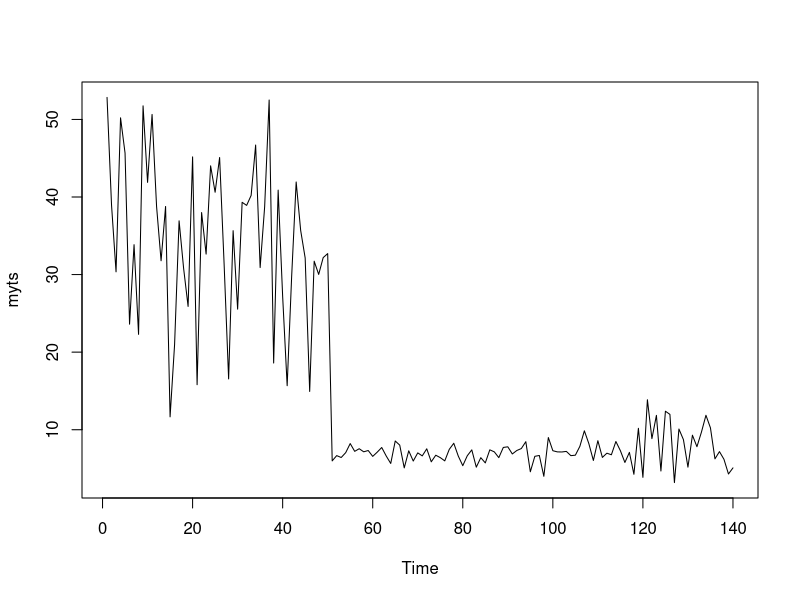
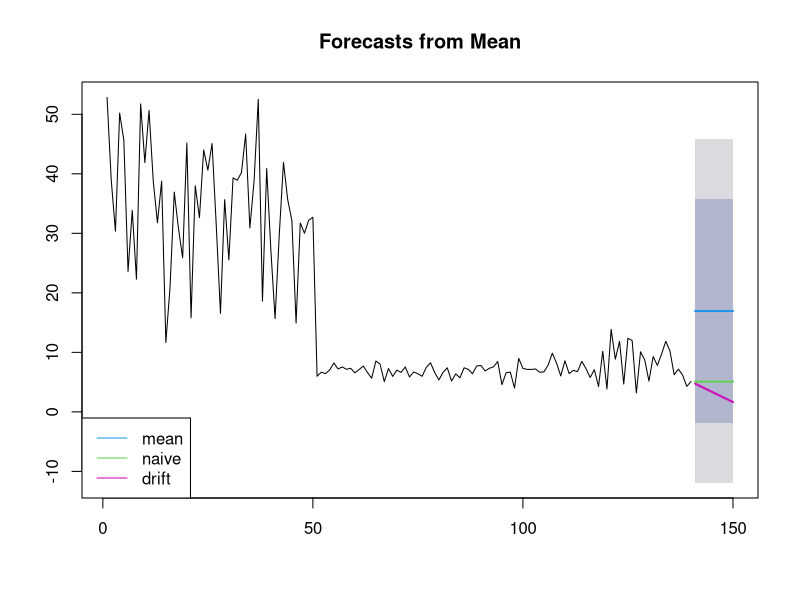
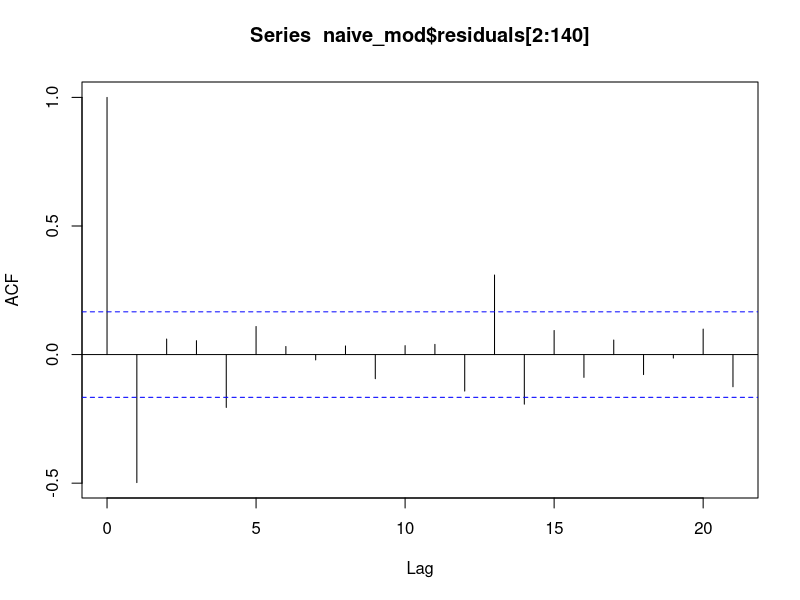
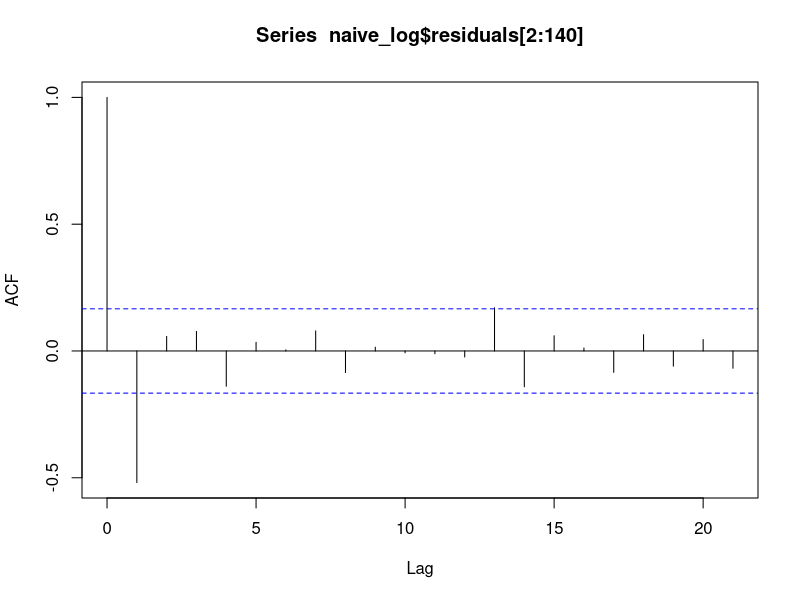

Write the R code that produced these figures, in order.
########################## CREATING DATA
set.seed(54)
myts <- ts(c(rnorm(50,34,10),
             rnorm(67,7,1),
             runif(23,3,14)))

########################## EDA
plot(myts)
# neither constant mean nor constant variance

########################## SIMPLE MODELS
library(forecast)
mean_mod <- meanf(myts,
                  h=10)
naive_mod <- naive(myts,
                   h=10)
drift_mod <- rwf(myts,
                 h=10,
                 drift = TRUE)

######################## MODEL PLOTS
plot(mean_mod)
lines(naive_mod$mean,col=123,lwd=2)
lines(drift_mod$mean,col=22,lwd=2)
legend("bottomleft",
       col=c(4,123,22),
       legend=c("mean","naive","drift"),
       lty=1)

####################### ACCURACIES
myts_train <- window(myts,
                     start=1,
                     end=112)
myts_test <- window(myts,
                    start=113)

mean_mod2 <- meanf(myts_train,
                  h=28)
naive_mod2 <- naive(myts_train,
                   h=28)
drift_mod2 <- rwf(myts_train,
                 h=28,
                 drift = TRUE)

accuracy(mean_mod2,myts_test)
accuracy(naive_mod2,myts_test)
accuracy(drift_mod2,myts_test)
# naive has the lowest RMSE, MAE, MAPE, MASE

####################### AUTOCORRELATION
acf(naive_mod$residuals[2:140])
# 4 spikes are crossing when wwe can allow only 1
# we can try taking log
myts2<- log(myts)
naive_log <- naive(myts2,
                   h=10)
acf(naive_log$residuals[2:140])
# only 1 spike crossing = better model